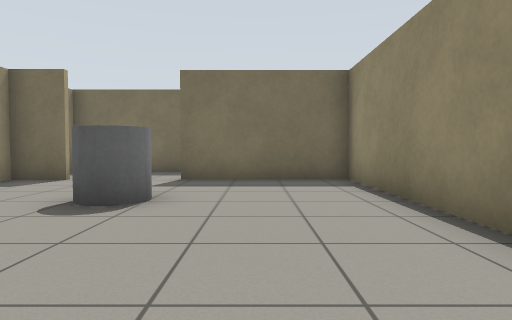
[1] (above)

19 first-person views from a walk through a Gazebo world. The camera is 0.72 m above the floor, tilts 2° down and sees 75° across. The floor is counted in squares, 1 m on a side. Each view is taken from the middle of a square. On the plan, view 1 faces up. The plan holds only what a view shows up to about 10 squares ahead; the rest is blank.

[2]
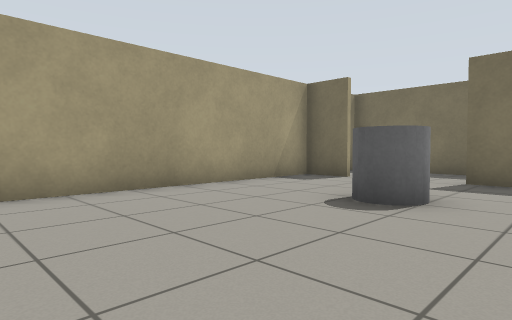

[3]
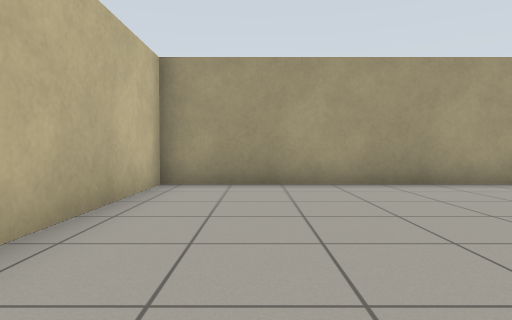

[4]
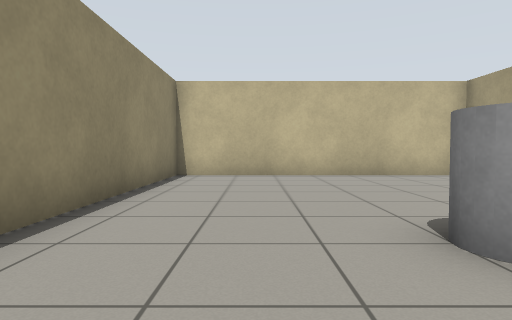

[5]
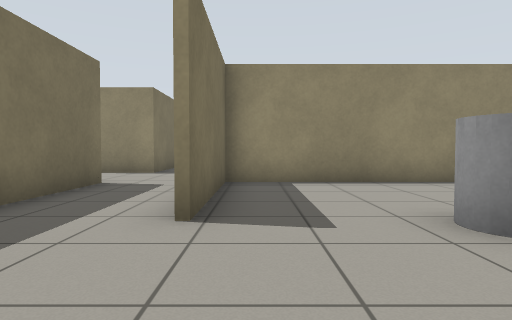

[6]
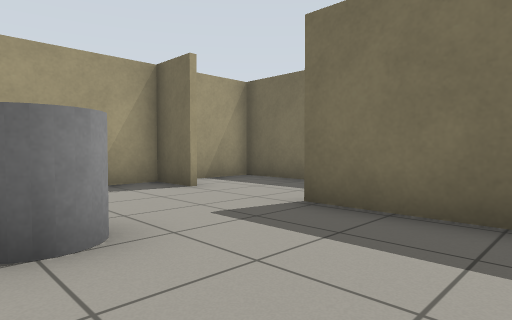

[7]
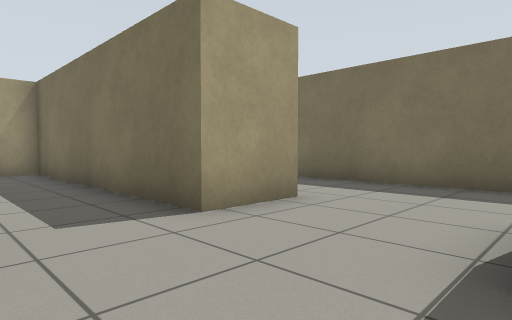

[8]
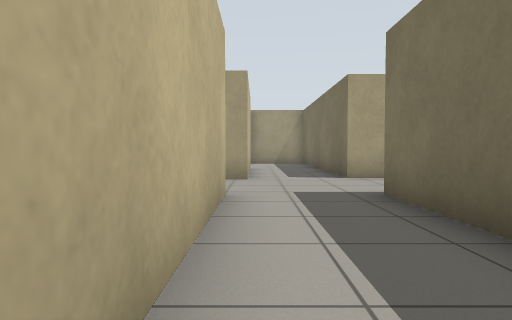

[9]
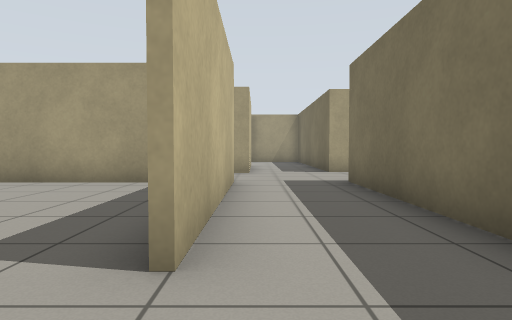

[10]
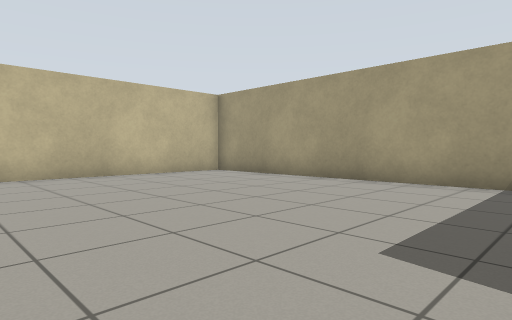

[11]
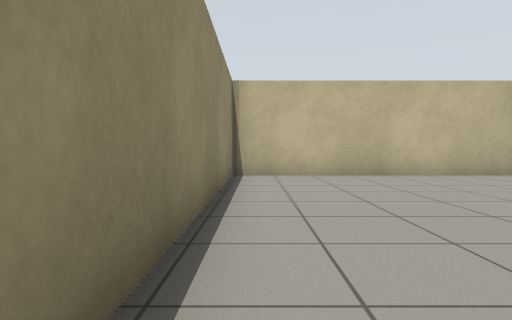

[12]
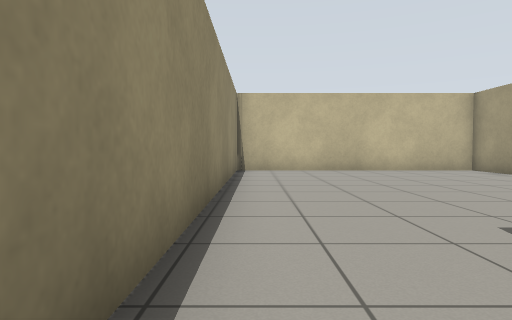

[13]
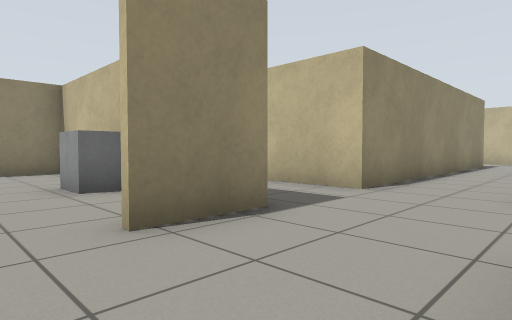

[14]
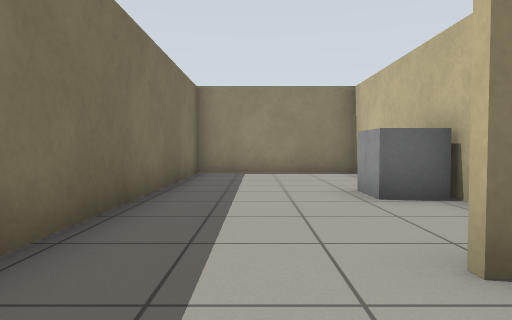

[15]
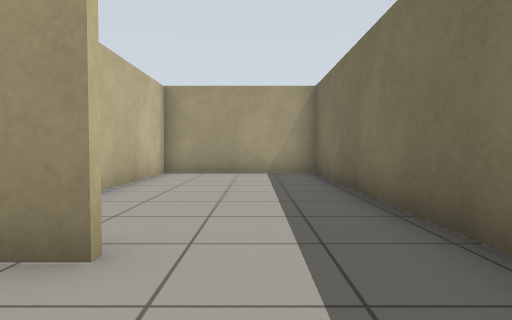

[16]
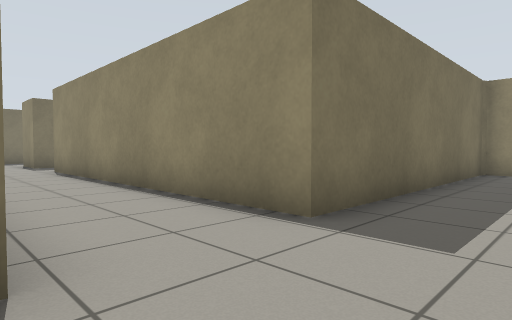

[17]
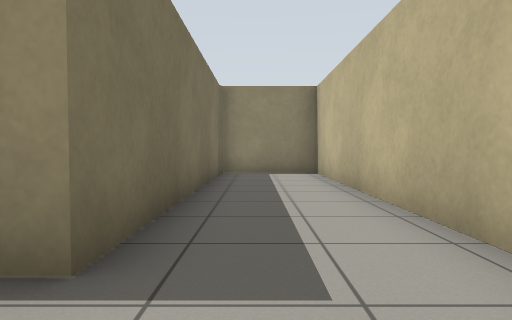

[18]
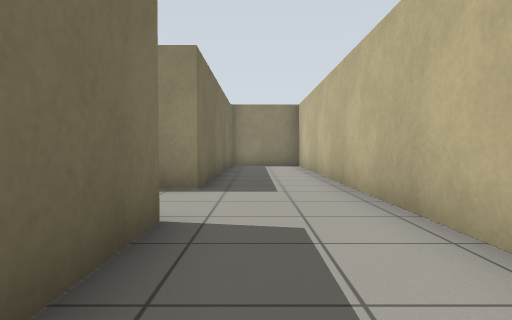

[19]
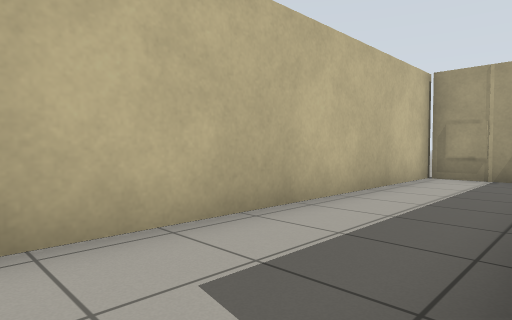

### Floor plan
Ten units are one square. View 1 is at (0, 0); x grows to the right and y downward. Boxes are objects, and circles mark ways between rooms. Rooms are numbered by the first view taken in them; rooms with no view inside come last. Other rooms are left out.
<svg viewBox="-61 -152 192 204">
<path fill="none" stroke="#000" d="M-43 -77 -56 -77 -56 19 21 19 21 -77 -18 -77M2 -78 16 -78M-56 -100 -56 -85M19 -102 -56 -102M24 20 1 20M23 -79 23 -73M126 -65 126 -82M-56 31 -56 47 126 47 126 20 48 20 48 -75 101 -75M95 -100 48 -100M19 -120 19 -102M48 -100 48 -117M74 -101 126 -101 126 -147 -56 -147 -56 -100M-56 -104 -16 -104M50 -61 50 11M51 19 126 19 126 -65"/>
<rect x="-25" y="-55" width="10" height="20" fill="#bbb"><title>grey cylinder</title></rect>
<rect x="75" y="-115" width="10" height="10" fill="#bbb"><title>grey box</title></rect>
<circle cx="20" cy="-90" r="3" fill="#2a7"/>
<circle cx="35" cy="-105" r="3" fill="#2a7"/>
<circle cx="115" cy="-70" r="3" fill="#2a7"/>
<text x="-20" y="-40">1</text>
<text x="40" y="-10">2</text>
<text x="30" y="-120">3</text>
<text x="90" y="-30">4</text>
</svg>
Room 1 opens to room 2. Room 2 opens to room 3. Room 2 opens to room 4.

Where each view was taken, in squares from view 1:
view 1: 0 up, 0 right, facing up
view 2: 0 up, 0 right, facing up-left
view 3: 0 up, 1 right, facing left
view 4: 7 up, 0 right, facing down
view 5: 7 up, 5 left, facing right
view 6: 4 up, 1 right, facing up-left
view 7: 8 up, 5 right, facing up-left
view 8: 8 up, 10 right, facing left
view 9: 8 up, 12 right, facing left
view 10: 7 up, 12 right, facing down-left
view 11: 7 up, 12 right, facing down
view 12: 9 up, 12 right, facing down
view 13: 13 up, 2 right, facing down-right
view 14: 13 up, 3 right, facing right
view 15: 13 up, 4 right, facing left
view 16: 4 down, 2 right, facing up-right
view 17: 3 down, 3 right, facing right
view 18: 3 down, 1 left, facing right
view 19: 2 down, 3 right, facing down-left
